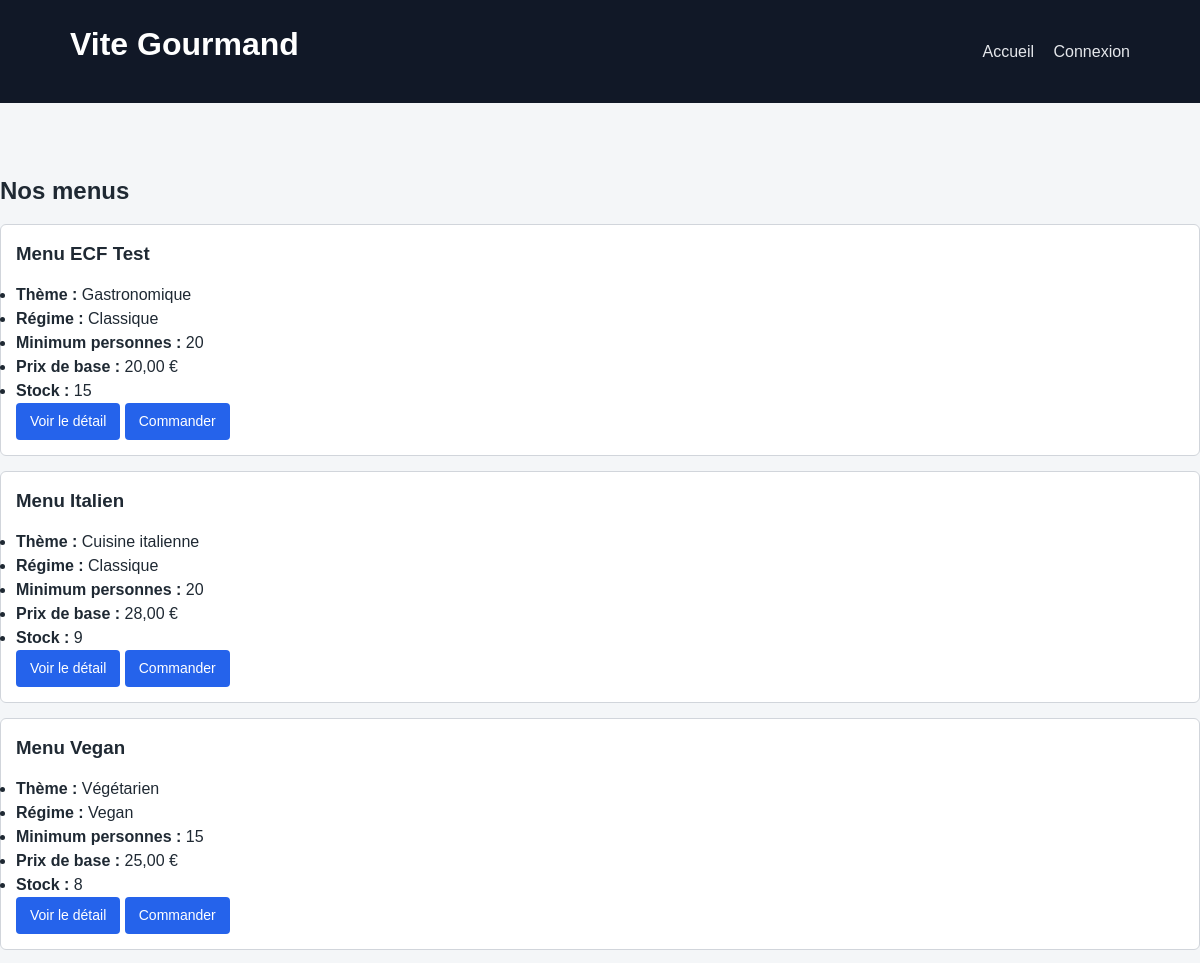
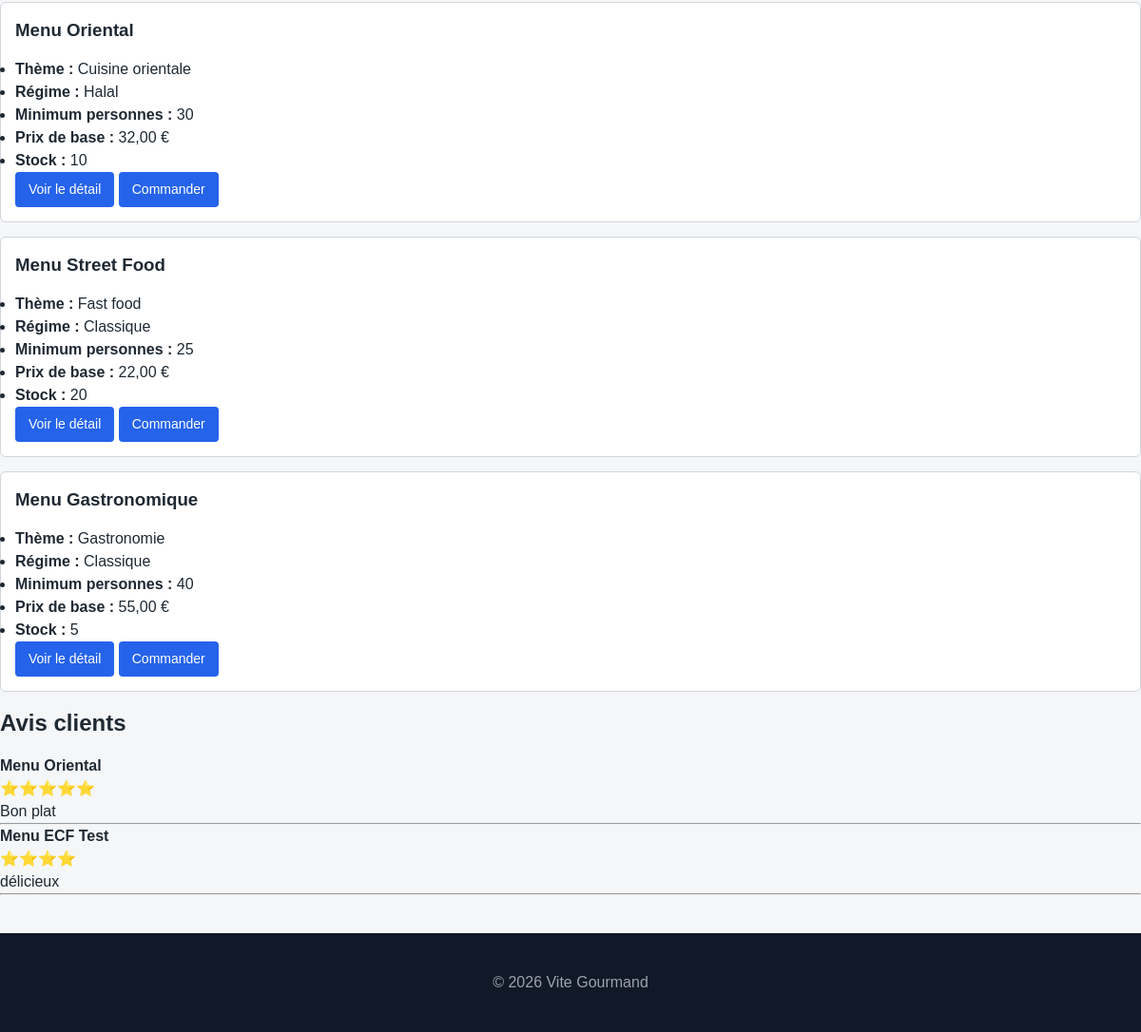
The page / on the database its author committed (2 pictures, top to bottom).
### tables this page shows
CREATE TABLE `menus` (
  `id` int(11) NOT NULL,
  `title` varchar(150) NOT NULL,
  `theme` varchar(100) DEFAULT NULL,
  `diet` varchar(100) DEFAULT NULL,
  `min_people` int(11) NOT NULL,
  `base_price` decimal(10,2) NOT NULL,
  `stock` int(11) NOT NULL DEFAULT 0,
  `created_at` datetime DEFAULT current_timestamp(),
  `is_active` tinyint(1) NOT NULL DEFAULT 1
);

CREATE TABLE `avis` (
  `id` int(11) NOT NULL,
  `user_id` int(11) NOT NULL,
  `commande_id` int(11) NOT NULL,
  `rating` tinyint(4) NOT NULL,
  `comment` text DEFAULT NULL,
  `is_approved` tinyint(1) NOT NULL DEFAULT 0,
  `created_at` datetime NOT NULL DEFAULT current_timestamp()
);

### index.php (the view, shortened to what this page needs)
<?php
require_once 'db.php';
require_once 'partials/header.php';
$sql = "
  SELECT
    id,
    title AS name,
    theme,
    diet,
    min_people,
    base_price,
    stock
  FROM menus
  WHERE stock > 0
";
$stmt = $pdo->query($sql);
$menus = $stmt->fetchAll(PDO::FETCH_ASSOC);
?>
<h2>Nos menus</h2>
<?php if (empty($menus)): ?>
  <p>Aucun menu disponible pour le moment.</p>
<?php else: ?>
  <?php foreach ($menus as $menu): ?>
    <article class="card">
      <h3><?= htmlspecialchars($menu['name']) ?></h3>
      <ul>
        <li><strong>Thème :</strong> <?= htmlspecialchars($menu['theme'] ?? '') ?></li>
        <li><strong>Régime :</strong> <?= htmlspecialchars($menu['diet'] ?? '') ?></li>
        <li><strong>Minimum personnes :</strong> <?= (int)$menu['min_people'] ?></li>
        <li><strong>Prix de base :</strong>
          <?= number_format((float)$menu['base_price'], 2, ',', ' ') ?> €
        </li>
        <li><strong>Stock :</strong> <?= (int)$menu['stock'] ?></li>
      </ul>
      <div class="actions">
        <a class="btn" href="menu_show.php?id=<?= (int)$menu['id'] ?>">Voir le détail</a>
        <a class="btn btn-primary" href="commande_create.php?menu_id=<?= (int)$menu['id'] ?>">
          Commander
        </a>
      </div>
    </article>
  <?php endforeach; ?>
<?php endif; ?>
<?php
$stmt = $pdo->query("
    SELECT a.rating, a.comment, m.title AS menu_title
    FROM avis a
    JOIN commandes c ON c.id = a.commande_id
    JOIN menus m ON m.id = c.menu_id
    WHERE a.is_approved = 1
    ORDER BY a.created_at DESC
    LIMIT 6
");
$avisValides = $stmt->fetchAll(PDO::FETCH_ASSOC);
?>
<h2>Avis clients</h2>
<?php if (empty($avisValides)): ?>
    <p>Aucun avis pour le moment.</p>
<?php else: ?>
    <?php foreach ($avisValides as $a): ?>
        <div>
            <strong><?= htmlspecialchars($a['menu_title']) ?></strong><br>
            <?= str_repeat('⭐', (int)$a['rating']) ?><br>
            <?= htmlspecialchars($a['comment']) ?>
        </div>
        <hr>
    <?php endforeach; ?>
<?php endif; ?>
<?php require_once 'partials/footer.php'; ?>

### partials/header.php (shortened to what this page needs)
<?php
$userId = $_SESSION['user_id'] ?? null;
$roleId = $_SESSION['role_id'] ?? null;
?>
<!DOCTYPE html>
<html lang="fr">
<head>
    <link rel="stylesheet" href="assets/css/style.css">
</head>
<body>
<header class="header">
    <div class="container header-flex">
        <h1>Vite Gourmand</h1>
        <nav class="nav">
            <a href="index.php">Accueil</a>
            <?php if ($userId): ?>
                <a href="dashboard.php">Mes commandes</a>
                <?php if ($roleId == 1): ?>
                    <a href="admin.php">Admin</a>
                <?php endif; ?>
                <?php if ($roleId == 2): ?>
                    <a href="employe.php">Employé</a>
                <?php endif; ?>
                <a class="btn btn-danger" href="logout.php">Logout</a>
            <?php else: ?>
                <a href="login.php">Connexion</a>
            <?php endif; ?>
        </nav>
    </div>
</header>
<main class="container"></main>

### partials/footer.php (shortened to what this page needs)
<footer class="footer">
    <div class="container">
        <p>© 2026 Vite Gourmand</p>
    </div>
</footer>
</body>
</html>

### assets/css/style.css (style rules this page uses)
* { box-sizing: border-box; margin: 0; padding: 0; font-family: Arial, Helvetica, sans-serif; }
body { background-color: #f4f6f8; color: #1f2933; line-height: 1.5; }
.container { max-width: 1100px; margin: 0 auto; padding: 20px; }
.header { background: #111827; color: #fff; margin-bottom: 30px; }
.header-flex { display: flex; align-items: center; justify-content: space-between; }
.nav a { color: #e5e7eb; text-decoration: none; margin-left: 15px; font-weight: 500; }
h1, h2, h3 { margin-bottom: 15px; }
.card { background: #fff; border: 1px solid #d1d5db; border-radius: 6px; padding: 15px; margin-bottom: 15px; }
button, .btn { padding: 8px 14px; border-radius: 4px; border: none; background: #2563eb; color: #fff; cursor: pointer; text-decoration: none; display: inline-block; font-size: 14px; }
.footer { margin-top: 40px; padding: 20px; text-align: center; background: #111827; color: #9ca3af; }

### rows shown on the page
menus: title "Menu ECF Test", theme "Gastronomique", diet "Classique", min_people "20", base_price "20,00", stock "15"
menus: title "Menu Italien", theme "Cuisine italienne", diet "Classique", min_people "20", base_price "28,00", stock "9"
menus: title "Menu Vegan", theme "Végétarien", diet "Vegan", min_people "15", base_price "25,00", stock "8"
menus: title "Menu Oriental", theme "Cuisine orientale", diet "Halal", min_people "30", base_price "32,00", stock "10"
menus: title "Menu Street Food", theme "Fast food", diet "Classique", min_people "25", base_price "22,00", stock "20"
menus: title "Menu Gastronomique", theme "Gastronomie", diet "Classique", min_people "40", base_price "55,00", stock "5"
avis: menus.title "Menu Oriental", rating "⭐⭐⭐⭐⭐", comment "Bon plat"
avis: menus.title "Menu ECF Test", rating "⭐⭐⭐⭐", comment "délicieux"
